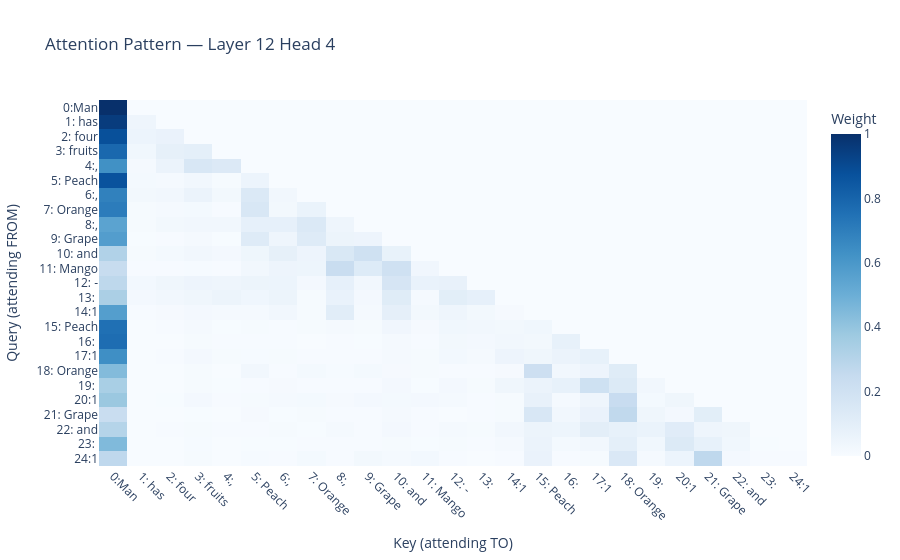
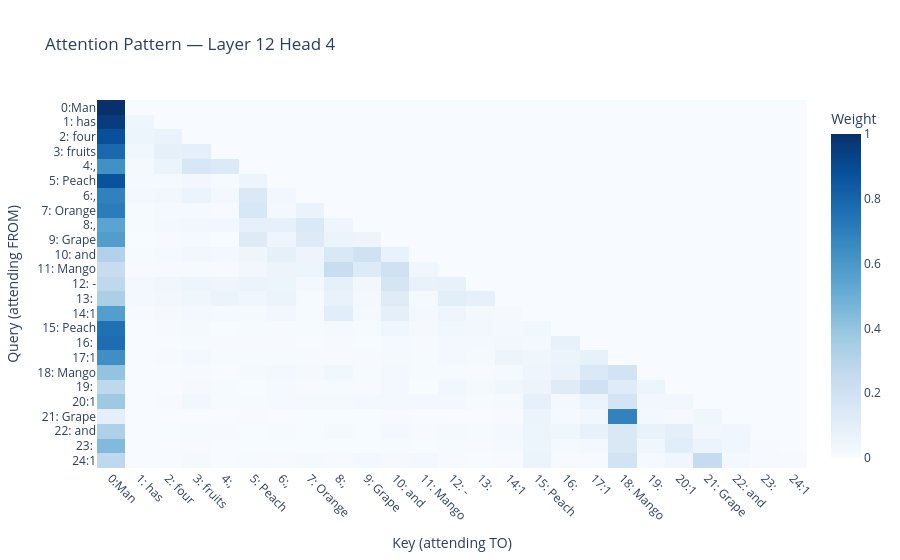

These figures' notebook cell, in order:
### Code cell
# Run both prompts and compare Head 4 attention patterns side by side
plot_attention_pattern(model, clean_prompt, layer=12, heads=[4])
plot_attention_pattern(model, corrupted_prompt, layer=12, heads=[4])

### Figure 1 — Plotly figure (JSON) as saved in the notebook; plotly's stock layout.template omitted (floating-point values rounded to 4 significant figures; data arrays with more than 128 entries replaced by an {"elided": "..."} marker saying what was removed)
{"data": [{"coloraxis": "coloraxis", "hovertemplate": "Key (attending TO): %{x}<br>Query (attending FROM): %{y}<br>Weight: %{z}<extra></extra>", "name": "0", "type": "heatmap", "x": ["0:Man", "1: has", "2: four", "3: fruits", "4:,", "5: Peach", "6:,", "7: Orange", "8:,", "9: Grape", "10: and", "11: Mango", "12: -", "13: ", "14:1", "15: Peach", "16: ", "17:1", "18: Orange", "19: ", "20:1", "21: Grape", "22: and", "23: ", "24:1"], "xaxis": "x", "y": ["0:Man", "1: has", "2: four", "3: fruits", "4:,", "5: Peach", "6:,", "7: Orange", "8:,", "9: Grape", "10: and", "11: Mango", "12: -", "13: ", "14:1", "15: Peach", "16: ", "17:1", "18: Orange", "19: ", "20:1", "21: Grape", "22: and", "23: ", "24:1"], "yaxis": "y", "z": {"elided": "25x25 float values"}}], "layout": {"coloraxis": {"colorbar": {"title": {"text": "Weight"}}, "colorscale": [[0, "rgb(247,251,255)"], [0.125, "rgb(222,235,247)"], [0.25, "rgb(198,219,239)"], [0.375, "rgb(158,202,225)"], [0.5, "rgb(107,174,214)"], [0.625, "rgb(66,146,198)"], [0.75, "rgb(33,113,181)"], [0.875, "rgb(8,81,156)"], [1, "rgb(8,48,107)"]]}, "title": {"text": "Attention Pattern — Layer 12 Head 4"}, "xaxis": {"anchor": "y", "domain": [0, 1], "tickangle": 45, "title": {"text": "Key (attending TO)"}}, "yaxis": {"anchor": "x", "autorange": "reversed", "domain": [0, 1], "title": {"text": "Query (attending FROM)"}}}}

### Figure 2 — Plotly figure (JSON) as saved in the notebook; plotly's stock layout.template omitted (floating-point values rounded to 4 significant figures; data arrays with more than 128 entries replaced by an {"elided": "..."} marker saying what was removed)
{"data": [{"coloraxis": "coloraxis", "hovertemplate": "Key (attending TO): %{x}<br>Query (attending FROM): %{y}<br>Weight: %{z}<extra></extra>", "name": "0", "type": "heatmap", "x": ["0:Man", "1: has", "2: four", "3: fruits", "4:,", "5: Peach", "6:,", "7: Orange", "8:,", "9: Grape", "10: and", "11: Mango", "12: -", "13: ", "14:1", "15: Peach", "16: ", "17:1", "18: Mango", "19: ", "20:1", "21: Grape", "22: and", "23: ", "24:1"], "xaxis": "x", "y": ["0:Man", "1: has", "2: four", "3: fruits", "4:,", "5: Peach", "6:,", "7: Orange", "8:,", "9: Grape", "10: and", "11: Mango", "12: -", "13: ", "14:1", "15: Peach", "16: ", "17:1", "18: Mango", "19: ", "20:1", "21: Grape", "22: and", "23: ", "24:1"], "yaxis": "y", "z": {"elided": "25x25 float values"}}], "layout": {"coloraxis": {"colorbar": {"title": {"text": "Weight"}}, "colorscale": [[0, "rgb(247,251,255)"], [0.125, "rgb(222,235,247)"], [0.25, "rgb(198,219,239)"], [0.375, "rgb(158,202,225)"], [0.5, "rgb(107,174,214)"], [0.625, "rgb(66,146,198)"], [0.75, "rgb(33,113,181)"], [0.875, "rgb(8,81,156)"], [1, "rgb(8,48,107)"]]}, "title": {"text": "Attention Pattern — Layer 12 Head 4"}, "xaxis": {"anchor": "y", "domain": [0, 1], "tickangle": 45, "title": {"text": "Key (attending TO)"}}, "yaxis": {"anchor": "x", "autorange": "reversed", "domain": [0, 1], "title": {"text": "Query (attending FROM)"}}}}
